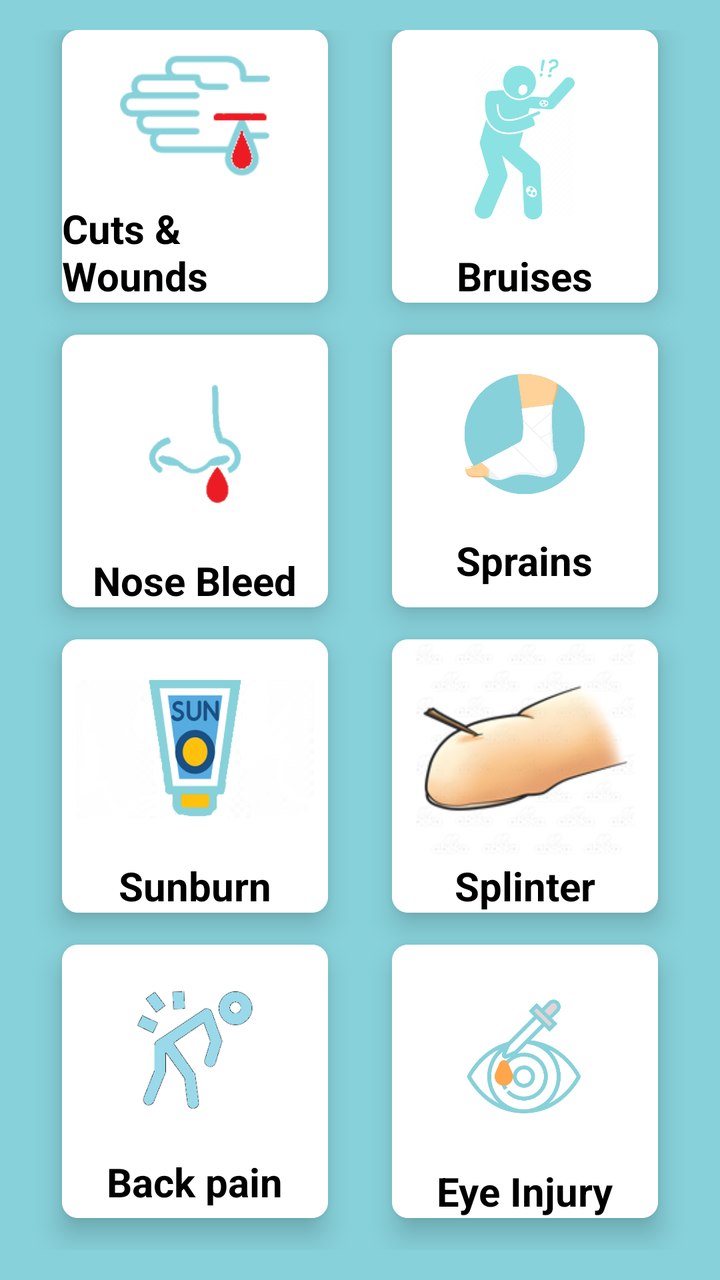
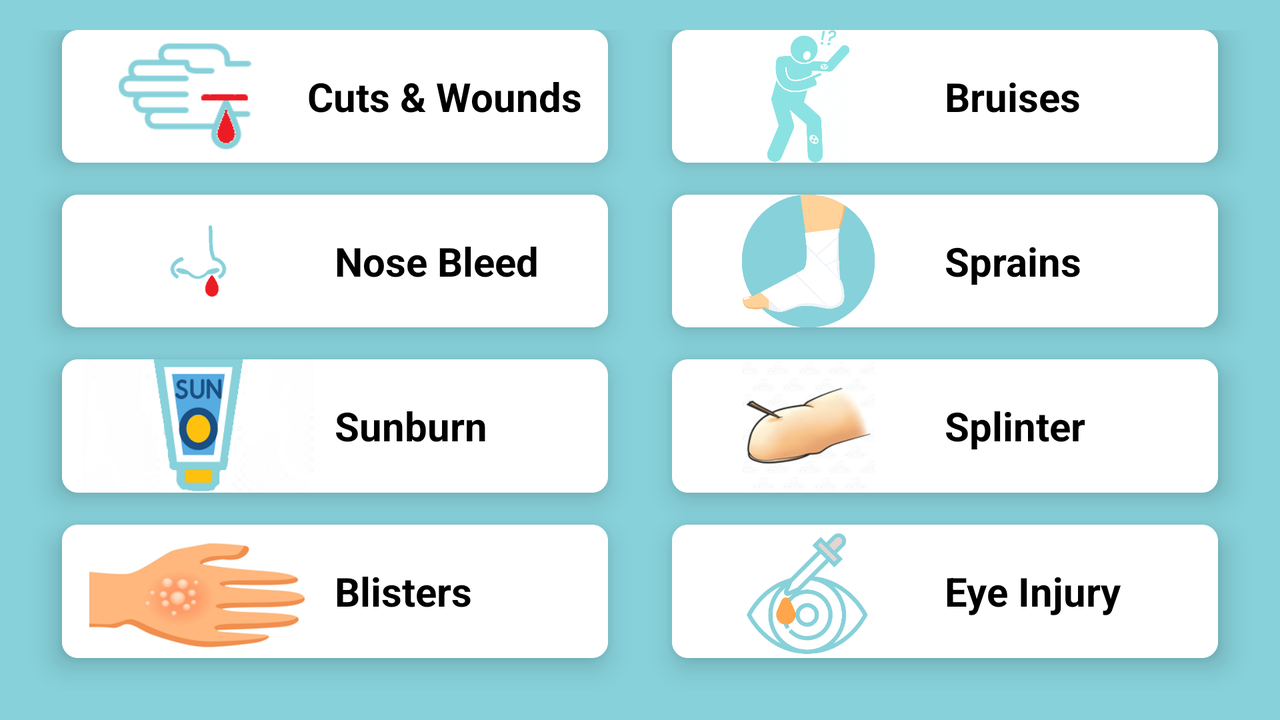

First picture: res/layout/ on a phone held upright. Second picture: the repository's own variant of that layout, on a device whose configuration matches the variant's folder. Source for both follows.
<!-- AndroidManifest.xml: application theme AppTheme -->
<!-- res/layout/activity_minor.xml -->
<?xml version="1.0" encoding="utf-8"?>
<LinearLayout
    xmlns:android="http://schemas.android.com/apk/res/android"
    xmlns:app="http://schemas.android.com/apk/res-auto"
    xmlns:tools="http://schemas.android.com/tools"
    android:layout_width="match_parent"
    android:layout_height="match_parent"
    tools:context="com.example.karma.doctoryourself.Minor"
    android:orientation="vertical">

    <GridLayout

        android:layout_width="match_parent"
        android:layout_height="0dp"
        android:layout_weight="10"
        android:alignmentMode="alignMargins"
        android:columnCount="2"
        android:columnOrderPreserved="false"
        android:background="@color/minor"
        android:padding="15dp"
        android:rowCount="5">

        <android.support.v7.widget.CardView
            android:id="@+id/c1"

            android:layout_width="0dp"
            android:layout_height="0dp"
            android:layout_columnWeight="1"
            android:layout_marginBottom="16dp"
            android:layout_marginLeft="16dp"
            android:layout_marginRight="16dp"
            android:layout_rowWeight="1"
            app:cardCornerRadius="8dp"
            app:cardElevation="8dp">

            <LinearLayout
                android:layout_width="match_parent"
                android:layout_height="match_parent"
                android:layout_gravity="center_horizontal|center_vertical"
                android:background="@color/back"
                android:orientation="vertical">

                <ImageView
                    android:layout_width="75dp"
                    android:layout_height="62dp"
                    android:layout_gravity="center_horizontal"
                    android:layout_weight="4"
                    android:src="@drawable/cutsandwounds" />

                <TextView
                    android:layout_width="wrap_content"
                    android:layout_height="wrap_content"
                    android:layout_gravity="center"
                    android:text="Cuts &amp; Wounds"
                    android:textColor="@color/black"
                    android:textSize="20sp"
                    android:textStyle="bold" />
            </LinearLayout>
        </android.support.v7.widget.CardView>

        <android.support.v7.widget.CardView
            android:id="@+id/c2"
            android:layout_width="0dp"
            android:layout_height="0dp"
            android:layout_columnWeight="1"
            android:layout_marginBottom="16dp"
            android:layout_marginLeft="16dp"
            android:layout_marginRight="16dp"
            android:layout_rowWeight="1"
            app:cardCornerRadius="8dp"
            app:cardElevation="8dp">

            <LinearLayout
                android:layout_width="match_parent"
                android:layout_height="match_parent"
                android:layout_gravity="center_horizontal|center_vertical"
                android:background="@color/back"
                android:orientation="vertical">

                <ImageView
                    android:layout_width="50dp"
                    android:layout_height="wrap_content"
                    android:layout_gravity="center_horizontal"
                    android:layout_weight="4"
                    android:src="@drawable/bruises" />

                <TextView
                    android:layout_width="wrap_content"
                    android:layout_height="wrap_content"
                    android:layout_gravity="center"
                    android:text="Bruises"
                    android:textColor="@color/black"
                    android:textSize="20sp"
                    android:textStyle="bold" />
            </LinearLayout>
        </android.support.v7.widget.CardView>

        <android.support.v7.widget.CardView
            android:id="@+id/c3"
            android:layout_width="0dp"
            android:layout_height="0dp"
            android:layout_columnWeight="1"
            android:layout_marginBottom="16dp"
            android:layout_marginLeft="16dp"
            android:layout_marginRight="16dp"
            android:layout_rowWeight="1"
            app:cardCornerRadius="8dp"
            app:cardElevation="8dp">

            <LinearLayout
                android:layout_width="match_parent"
                android:layout_height="match_parent"
                android:layout_gravity="center_horizontal|center_vertical"
                android:background="@color/back"
                android:orientation="vertical">

                <ImageView
                    android:layout_width="145dp"
                    android:layout_height="match_parent"
                    android:layout_gravity="center_horizontal"
                    android:layout_weight="1"
                    android:src="@drawable/nosebleed" />

                <TextView
                    android:layout_width="wrap_content"
                    android:layout_height="wrap_content"
                    android:layout_gravity="center"
                    android:text="Nose Bleed"
                    android:textColor="@color/black"
                    android:textSize="20sp"
                    android:textStyle="bold" />
            </LinearLayout>
        </android.support.v7.widget.CardView>

        <android.support.v7.widget.CardView
            android:id="@+id/c4"
            android:layout_width="0dp"
            android:layout_height="0dp"
            android:layout_columnWeight="1"
            android:layout_marginBottom="16dp"
            android:layout_marginLeft="16dp"
            android:layout_marginRight="16dp"
            android:layout_rowWeight="1"
            app:cardCornerRadius="8dp"
            app:cardElevation="8dp">

            <LinearLayout
                android:layout_width="match_parent"
                android:layout_height="match_parent"
                android:layout_gravity="center_horizontal|center_vertical"
                android:background="@color/back"
                android:orientation="vertical"
                android:weightSum="1">

                <ImageView
                    android:layout_width="60dp"
                    android:layout_height="8dp"
                    android:layout_gravity="center_horizontal"
                    android:layout_weight="1"
                    android:src="@drawable/sprain" />

                <TextView
                    android:layout_width="wrap_content"
                    android:layout_height="37dp"
                    android:layout_gravity="center"
                    android:text="Sprains"
                    android:textColor="@color/black"
                    android:textSize="20sp"
                    android:textStyle="bold" />
            </LinearLayout>
        </android.support.v7.widget.CardView>

        <android.support.v7.widget.CardView
            android:id="@+id/c5"
            android:layout_width="0dp"
            android:layout_height="0dp"
            android:layout_columnWeight="1"
            android:layout_marginBottom="16dp"
            android:layout_marginLeft="16dp"
            android:layout_marginRight="16dp"
            android:layout_rowWeight="1"
            app:cardCornerRadius="8dp"
            app:cardElevation="8dp">

            <LinearLayout
                android:layout_width="match_parent"
                android:layout_height="match_parent"
                android:layout_gravity="center_horizontal|center_vertical"
                android:background="@color/back"
                android:orientation="vertical">

                <ImageView
                    android:layout_width="119dp"
                    android:layout_height="wrap_content"
                    android:layout_gravity="center_horizontal"
                    android:layout_weight="4"
                    android:src="@drawable/sunburn" />

                <TextView
                    android:layout_width="wrap_content"
                    android:layout_height="wrap_content"
                    android:layout_gravity="center"
                    android:text="Sunburn"
                    android:textColor="@color/black"
                    android:textSize="20sp"
                    android:textStyle="bold" />
            </LinearLayout>
        </android.support.v7.widget.CardView>

        <android.support.v7.widget.CardView
            android:id="@+id/c6"
            android:layout_width="0dp"
            android:layout_height="0dp"
            android:layout_columnWeight="1"
            android:layout_marginBottom="16dp"
            android:layout_marginLeft="16dp"
            android:layout_marginRight="16dp"
            android:layout_rowWeight="1"
            app:cardCornerRadius="8dp"
            app:cardElevation="8dp">

            <LinearLayout
                android:layout_width="match_parent"
                android:layout_height="match_parent"
                android:layout_gravity="center_horizontal|center_vertical"
                android:background="@color/back"
                android:orientation="vertical">

                <ImageView  android:layout_width="wrap_content"
                    android:layout_height="wrap_content"
                    android:layout_weight="4"
                    android:layout_gravity="center_horizontal"
                    android:src="@drawable/splinter" />

                <TextView
                    android:layout_width="wrap_content"
                    android:layout_height="wrap_content"
                    android:layout_gravity="center"
                    android:text="Splinter"
                    android:textColor="@color/black"
                    android:textSize="20sp"
                    android:textStyle="bold" />
            </LinearLayout>
        </android.support.v7.widget.CardView>

        <android.support.v7.widget.CardView
            android:id="@+id/c7"
            android:layout_width="0dp"
            android:layout_height="0dp"
            android:layout_columnWeight="1"
            android:layout_marginBottom="16dp"
            android:layout_marginLeft="16dp"
            android:layout_marginRight="16dp"
            android:layout_rowWeight="1"
            app:cardCornerRadius="8dp"
            app:cardElevation="8dp">

            <LinearLayout
                android:layout_width="match_parent"
                android:layout_height="match_parent"
                android:layout_gravity="center_horizontal|center_vertical"
                android:background="@color/back"
                android:orientation="vertical"
                android:weightSum="1">

                <ImageView
                    android:id="@+id/imageView3"
                    android:layout_width="60dp"
                    android:layout_height="59dp"
                    android:layout_gravity="center_horizontal"
                    android:layout_weight="0.91"
                    android:src="@drawable/backpain" />

                <TextView
                    android:layout_width="wrap_content"
                    android:layout_height="wrap_content"
                    android:layout_gravity="center"
                    android:text="Back pain"
                    android:textColor="@color/black"
                    android:textSize="20sp"
                    android:textStyle="bold" />
            </LinearLayout>
        </android.support.v7.widget.CardView>

        <android.support.v7.widget.CardView
            android:id="@+id/c8"
            android:layout_width="0dp"
            android:layout_height="0dp"
            android:layout_columnWeight="1"
            android:layout_marginBottom="16dp"
            android:layout_marginLeft="16dp"
            android:layout_marginRight="16dp"
            android:layout_rowWeight="1"
            app:cardCornerRadius="8dp"
            app:cardElevation="8dp">

            <LinearLayout
                android:layout_width="match_parent"
                android:layout_height="match_parent"
                android:layout_gravity="center_horizontal|center_vertical"
                android:background="@color/back"
                android:orientation="vertical"
                android:weightSum="1">

                <ImageView
                    android:layout_width="75dp"
                    android:layout_height="43dp"
                    android:layout_gravity="center_horizontal"
                    android:layout_weight="1."

                    android:src="@drawable/eyeinjury" />

                <TextView
                    android:layout_width="wrap_content"
                    android:layout_height="wrap_content"
                    android:layout_gravity="center"
                    android:text="Eye Injury"
                    android:textColor="@color/black"
                    android:textSize="20sp"
                    android:textStyle="bold" />
            </LinearLayout>
        </android.support.v7.widget.CardView>




    </GridLayout>


</LinearLayout>
<!-- resources referenced by this layout -->
<resources>
  <color name="back">#ffffff</color>
  <color name="black">#000000</color>
  <color name="minor">#87d1da</color>
  <!-- drawable backpain: png bitmap (drawable, 8930 bytes) -->
  <!-- drawable bruises: png bitmap (drawable, 41660 bytes) -->
  <!-- drawable cutsandwounds: png bitmap (drawable, 4310 bytes) -->
  <!-- drawable eyeinjury: png bitmap (drawable, 18912 bytes) -->
  <!-- drawable nosebleed: png bitmap (drawable, 2672 bytes) -->
  <!-- drawable splinter: png bitmap (drawable, 29010 bytes) -->
  <!-- drawable sprain: png bitmap (drawable, 19524 bytes) -->
  <!-- drawable sunburn: png bitmap (drawable, 13780 bytes) -->
  <style name="AppTheme" parent="Theme.AppCompat.Light.DarkActionBar">
          
          <item name="colorPrimary">@color/Primary</item>
          <item name="colorPrimaryDark">@color/PrimaryDark</item>
          <item name="colorAccent">@color/colorAccent</item>
  
      </style>
  <color name="Primary">#97e0f1</color>
  <color name="PrimaryDark">#000000</color>
  <color name="colorAccent">#FF4081</color>
</resources>
<!-- res/layout-land/activity_minor.xml (the author's variant of the layout above) -->
<!-- drawn on the phone turned sideways -->
<?xml version="1.0" encoding="utf-8"?>
<LinearLayout
    xmlns:android="http://schemas.android.com/apk/res/android"
    xmlns:app="http://schemas.android.com/apk/res-auto"
    xmlns:tools="http://schemas.android.com/tools"
    android:layout_width="match_parent"
    android:layout_height="match_parent"
    tools:context="com.example.karma.doctoryourself.Minor"
    android:orientation="vertical">

    <GridLayout

        android:layout_width="match_parent"
        android:layout_height="0dp"
        android:layout_weight="10"
        android:alignmentMode="alignMargins"
        android:columnCount="2"
        android:columnOrderPreserved="false"
        android:background="@color/minor"
        android:padding="15dp"
        android:rowCount="5">

        <android.support.v7.widget.CardView
            android:id="@+id/c1"

            android:layout_width="0dp"
            android:layout_height="0dp"
            android:layout_columnWeight="1"
            android:layout_marginBottom="16dp"
            android:layout_marginLeft="16dp"
            android:layout_marginRight="16dp"
            android:layout_rowWeight="1"
            app:cardCornerRadius="8dp"
            app:cardElevation="8dp">

            <LinearLayout
                android:layout_width="match_parent"
                android:layout_height="match_parent"
                android:layout_gravity="center_horizontal|center_vertical"
                android:background="@color/back"
                android:orientation="horizontal"
                android:weightSum="2">

                <ImageView
                    android:layout_width="0dp"
                    android:layout_height="wrap_content"
                    android:layout_gravity="center_horizontal"
                    android:layout_weight="0.9"
                    android:src="@drawable/cutsandwounds" />

                <TextView
                    android:layout_width="0dp"
                    android:layout_height="wrap_content"
                    android:layout_weight="1.1"
                    android:layout_gravity="center"
                    android:text="Cuts &amp; Wounds"
                    android:textColor="@color/black"
                    android:textSize="20sp"
                    android:textStyle="bold" />
            </LinearLayout>
        </android.support.v7.widget.CardView>

        <android.support.v7.widget.CardView
            android:id="@+id/c2"
            android:layout_width="0dp"
            android:layout_height="0dp"
            android:layout_columnWeight="1"
            android:layout_marginBottom="16dp"
            android:layout_marginLeft="16dp"
            android:layout_marginRight="16dp"
            android:layout_rowWeight="1"
            app:cardCornerRadius="8dp"
            app:cardElevation="8dp">

            <LinearLayout
                android:layout_width="match_parent"
                android:layout_height="match_parent"
                android:layout_gravity="center_horizontal|center_vertical"
                android:background="@color/back"
                android:orientation="horizontal"
                android:weightSum="2">

                <ImageView
                    android:layout_width="0dp"
                    android:layout_height="wrap_content"
                    android:layout_gravity="center_horizontal"
                    android:layout_weight="1"
                    android:src="@drawable/bruises" />

                <TextView
                    android:layout_width="0dp"
                    android:layout_height="wrap_content"
                    android:layout_weight="1"
                    android:layout_gravity="center"
                    android:text="Bruises"
                    android:textColor="@color/black"
                    android:textSize="20sp"
                    android:textStyle="bold" />
            </LinearLayout>
        </android.support.v7.widget.CardView>

        <android.support.v7.widget.CardView
            android:id="@+id/c3"
            android:layout_width="0dp"
            android:layout_height="0dp"
            android:layout_columnWeight="1"
            android:layout_marginBottom="16dp"
            android:layout_marginLeft="16dp"
            android:layout_marginRight="16dp"
            android:layout_rowWeight="1"
            app:cardCornerRadius="8dp"
            app:cardElevation="8dp">

            <LinearLayout
                android:layout_width="match_parent"
                android:layout_height="match_parent"
                android:layout_gravity="center_horizontal|center_vertical"
                android:background="@color/back"
                android:orientation="horizontal"
                android:weightSum="2">

                <ImageView
                    android:layout_width="0dp"
                    android:layout_height="wrap_content"
                    android:layout_gravity="center_horizontal"
                    android:layout_weight="1"
                    android:src="@drawable/nosebleed" />

                <TextView
                    android:layout_width="0dp"
                    android:layout_height="wrap_content"
                    android:layout_weight="1"
                    android:layout_gravity="center"
                    android:text="Nose Bleed"
                    android:textColor="@color/black"
                    android:textSize="20sp"
                    android:textStyle="bold" />
            </LinearLayout>
        </android.support.v7.widget.CardView>

        <android.support.v7.widget.CardView
            android:id="@+id/c4"
            android:layout_width="0dp"
            android:layout_height="0dp"
            android:layout_columnWeight="1"
            android:layout_marginBottom="16dp"
            android:layout_marginLeft="16dp"
            android:layout_marginRight="16dp"
            android:layout_rowWeight="1"
            app:cardCornerRadius="8dp"
            app:cardElevation="8dp">

            <LinearLayout
                android:layout_width="match_parent"
                android:layout_height="match_parent"
                android:layout_gravity="center_horizontal|center_vertical"
                android:background="@color/back"
                android:orientation="horizontal"
                android:weightSum="2">

                <ImageView
                    android:layout_width="0dp"
                    android:layout_height="wrap_content"
                    android:layout_gravity="center_horizontal"
                    android:layout_weight="1"
                    android:src="@drawable/sprain" />

                <TextView
                    android:layout_width="0dp"
                    android:layout_height="wrap_content"
                    android:layout_weight="1"
                    android:layout_gravity="center"
                    android:text="Sprains"
                    android:textColor="@color/black"
                    android:textSize="20sp"
                    android:textStyle="bold" />
            </LinearLayout>
        </android.support.v7.widget.CardView>

        <android.support.v7.widget.CardView
            android:id="@+id/c5"
            android:layout_width="0dp"
            android:layout_height="0dp"
            android:layout_columnWeight="1"
            android:layout_marginBottom="16dp"
            android:layout_marginLeft="16dp"
            android:layout_marginRight="16dp"
            android:layout_rowWeight="1"
            app:cardCornerRadius="8dp"
            app:cardElevation="8dp">

            <LinearLayout
                android:layout_width="match_parent"
                android:layout_height="match_parent"
                android:layout_gravity="center_horizontal|center_vertical"
                android:background="@color/back"
                android:orientation="horizontal">

                <ImageView
                    android:layout_width="0dp"
                    android:layout_height="wrap_content"
                    android:layout_gravity="center_horizontal"
                    android:layout_weight="1"
                    android:src="@drawable/sunburn" />

                <TextView
                    android:layout_width="0dp"
                    android:layout_height="wrap_content"
                    android:layout_gravity="center"
                    android:text="Sunburn"
                    android:layout_weight="1"
                    android:textColor="@color/black"
                    android:textSize="20sp"
                    android:textStyle="bold" />
            </LinearLayout>
        </android.support.v7.widget.CardView>

        <android.support.v7.widget.CardView
            android:id="@+id/c6"
            android:layout_width="0dp"
            android:layout_height="0dp"
            android:layout_columnWeight="1"
            android:layout_marginBottom="16dp"
            android:layout_marginLeft="16dp"
            android:layout_marginRight="16dp"
            android:layout_rowWeight="1"
            app:cardCornerRadius="8dp"
            app:cardElevation="8dp">

            <LinearLayout
                android:layout_width="match_parent"
                android:layout_height="match_parent"
                android:layout_gravity="center_horizontal|center_vertical"
                android:background="@color/back"
                android:orientation="horizontal"
                android:weightSum="2">

                <ImageView  android:layout_width="0dp"
                    android:layout_height="wrap_content"
                    android:layout_weight="1"
                    android:layout_gravity="center_horizontal"
                    android:src="@drawable/splinter" />

                <TextView
                    android:layout_width="0dp"
                    android:layout_height="wrap_content"
                    android:layout_weight="1"
                    android:layout_gravity="center"
                    android:text="Splinter"
                    android:textColor="@color/black"
                    android:textSize="20sp"
                    android:textStyle="bold" />
            </LinearLayout>
        </android.support.v7.widget.CardView>

        <android.support.v7.widget.CardView
            android:id="@+id/c7"
            android:layout_width="0dp"
            android:layout_height="0dp"
            android:layout_columnWeight="1"
            android:layout_marginBottom="16dp"
            android:layout_marginLeft="16dp"
            android:layout_marginRight="16dp"
            android:layout_rowWeight="1"
            app:cardCornerRadius="8dp"
            app:cardElevation="8dp">

            <LinearLayout
                android:layout_width="match_parent"
                android:layout_height="match_parent"
                android:layout_gravity="center_horizontal|center_vertical"
                android:background="@color/back"
                android:orientation="horizontal"
                android:weightSum="2">

                <ImageView
                    android:id="@+id/imageView3"
                    android:layout_width="0dp"
                    android:layout_height="wrap_content"
                    android:layout_gravity="center_horizontal"
                    android:layout_weight="1"
                    android:src="@drawable/blisters" />

                <TextView
                    android:layout_width="0dp"
                    android:layout_height="wrap_content"
                    android:layout_weight="1"
                    android:layout_gravity="center"
                    android:text="Blisters"
                    android:textColor="@color/black"
                    android:textSize="20sp"
                    android:textStyle="bold" />
            </LinearLayout>
        </android.support.v7.widget.CardView>

        <android.support.v7.widget.CardView
            android:id="@+id/c8"
            android:layout_width="0dp"
            android:layout_height="0dp"
            android:layout_columnWeight="1"
            android:layout_marginBottom="16dp"
            android:layout_marginLeft="16dp"
            android:layout_marginRight="16dp"
            android:layout_rowWeight="1"
            app:cardCornerRadius="8dp"
            app:cardElevation="8dp">

            <LinearLayout
                android:layout_width="match_parent"
                android:layout_height="match_parent"
                android:layout_gravity="center_horizontal|center_vertical"
                android:background="@color/back"
                android:orientation="horizontal"
                android:weightSum="2">

                <ImageView
                    android:layout_width="0dp"
                    android:layout_height="wrap_content"
                    android:layout_gravity="center_horizontal"
                    android:layout_weight="1"
                    android:src="@drawable/eyeinjury" />

                <TextView
                    android:layout_width="0dp"
                    android:layout_height="wrap_content"
                    android:layout_weight="1"
                    android:layout_gravity="center"
                    android:text="Eye Injury"
                    android:textColor="@color/black"
                    android:textSize="20sp"
                    android:textStyle="bold" />
            </LinearLayout>
        </android.support.v7.widget.CardView>
    </GridLayout>
</LinearLayout>
<!-- resources referenced by the variant -->
<!-- as the phone turned sideways resolves them -->
<resources>
  <color name="back">#ffffff</color>
  <color name="black">#000000</color>
  <color name="minor">#87d1da</color>
  <!-- drawable blisters: png bitmap (drawable, 32467 bytes) -->
  <!-- drawable bruises: png bitmap (drawable, 41660 bytes) -->
  <!-- drawable cutsandwounds: png bitmap (drawable, 4310 bytes) -->
  <!-- drawable eyeinjury: png bitmap (drawable, 18912 bytes) -->
  <!-- drawable nosebleed: png bitmap (drawable, 2672 bytes) -->
  <!-- drawable splinter: png bitmap (drawable, 29010 bytes) -->
  <!-- drawable sprain: png bitmap (drawable, 19524 bytes) -->
  <!-- drawable sunburn: png bitmap (drawable, 13780 bytes) -->
  <style name="AppTheme" parent="Theme.AppCompat.Light.DarkActionBar">
          
          <item name="colorPrimary">@color/Primary</item>
          <item name="colorPrimaryDark">@color/PrimaryDark</item>
          <item name="colorAccent">@color/colorAccent</item>
  
      </style>
  <color name="Primary">#97e0f1</color>
  <color name="PrimaryDark">#000000</color>
  <color name="colorAccent">#FF4081</color>
</resources>
